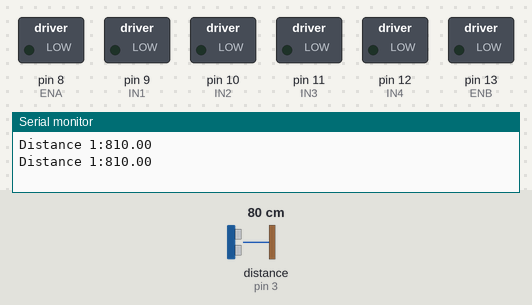
The sketch below on a simulated Arduino Uno, built with avr-gcc and run on an emulated ATmega328P. Parts: switched loads named in the sketch (green lamp = pin HIGH), the last lines printed to the serial monitor. The test bench sets the inputs (shaded band); at power-on: distance to the obstacle (sensor on pin 3) 80 cm. The echo pulse lasts 58.3 µs per cm.

Above: at 1.8 s.
1.9 s: distance to the obstacle (sensor on pin 3) set to 23 cm
3.4 s: distance to the obstacle (sensor on pin 3) set to 19 cm
At 4.3 s:
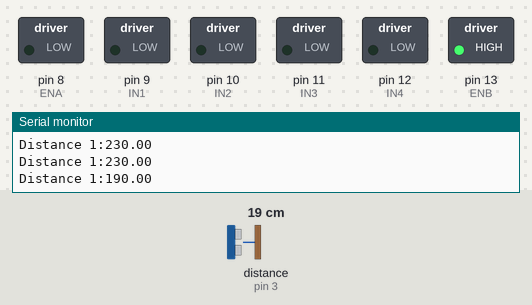
5.5 s: distance to the obstacle (sensor on pin 3) set to 35 cm
At 7.2 s:
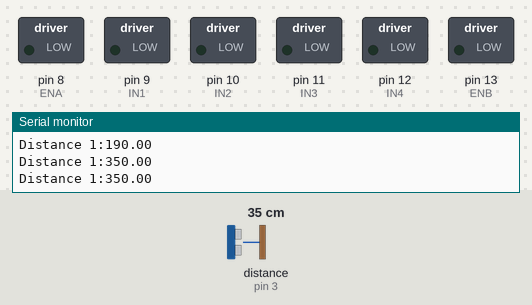
7.5 s: distance to the obstacle (sensor on pin 3) set to 2 cm
At 9.0 s:
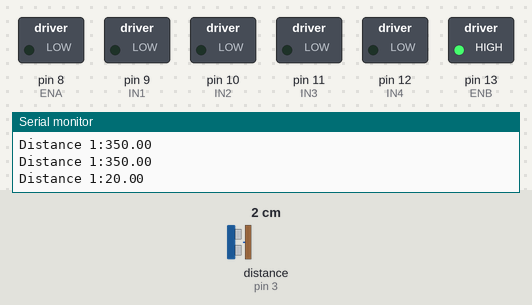
Timing chart, 0 to 10.5 s (numbered marks = the images above; inputs shaded):
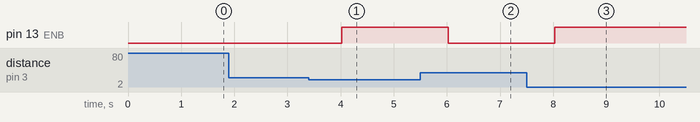

The sketch:

Distance_LED.ino
```cpp
////////////////////////// sonar ////////////////////////
#include <NewPing.h>

#define SONAR_NUM 3      // Number of sensors.
#define MAX_DISTANCE 150 // Maximum distance (in cm) to ping.

#define Front 0
#define Left  1
#define Right 2

#define TRIG1 2  // 초음파 센서 1번 Trig 핀 번호
#define ECHO1 3  // 초음파 센서 1번 Echo 핀 번호

#define TRIG2 4  // 초음파 센서 2번 Trig 핀 번호
#define ECHO2 5  // 초음파 센서 2번 Echo 핀 번호

#define TRIG3 6  // 초음파 센서 3번 Trig 핀 번호
#define ECHO3 7  // 초음파 센서 3번 Echo 핀 번호

NewPing sonar[SONAR_NUM] = {   // Sensor object array.
  NewPing(TRIG1, ECHO1, MAX_DISTANCE), // Each sensor's trigger pin, echo pin, and max distance to ping.
  NewPing(TRIG2, ECHO2, MAX_DISTANCE),
  NewPing(TRIG3, ECHO3, MAX_DISTANCE)
};

///////////////////////// L298N //////////////////////////
#define ENA 8
#define IN1 9
#define IN2 10
#define IN3 11
#define IN4 12
#define ENB 13


void setup()
{
  //put your setup code here, to run once:
  /*
    pinMode(TRIG1, OUTPUT);
    pinMode(ECHO1, INPUT);
    pinMode(TRIG2, OUTPUT);
    pinMode(ECHO2, INPUT);
    pinMode(TRIG3, OUTPUT);
    pinMode(ECHO3, INPUT);
  */
  pinMode(ENA, OUTPUT);
  pinMode(IN1, OUTPUT);
  pinMode(IN2, OUTPUT);

  pinMode(IN3, OUTPUT);
  pinMode(IN4, OUTPUT);
  pinMode(ENB, OUTPUT);

  pinMode(LED_BUILTIN, OUTPUT);


  Serial.begin(115200); // 통신속도를 115200으로 정의함
}

long sonar_front(void)  //초음파 센서 1번 측정 함수
{
  long duration1, distance1;
  digitalWrite(TRIG1, HIGH);
  delayMicroseconds(10);
  digitalWrite(TRIG1, LOW);
  duration1 = pulseIn(ECHO1, HIGH);
  distance1 = ( (float) (340 * duration1) / 1000) / 2;
  return distance1;
}


void loop()
{
  //put your main code here, to run repeatedly:
  float front_sonar   = 0.0;


  front_sonar = sonar[Front].ping_cm() * 10;
  if (front_sonar == 0.0) front_sonar = MAX_DISTANCE;
  Serial.print("Distance 1:");
  Serial.println(front_sonar);

  if ((front_sonar > 0) && (front_sonar <= 200.0 ))
  {
    digitalWrite(LED_BUILTIN, HIGH);   // turn the LED on (HIGH is the voltage level)
    delay(1000);   // wait for a second
  }
  else
  {
    digitalWrite(LED_BUILTIN, LOW);    // turn the LED off by making the voltage LOW
    delay(1000);                       // wait for a second
  }
}
```

Measured:
- the behaviour switches between 21 and 20 cm on distance to the obstacle (sensor on pin 3) (found by bisection; images 0 and 1)
- after the input at 3.4 s, pin 13 (ENB): LOW → HIGH after 0.62 s
- after the input at 5.5 s, pin 13 (ENB): HIGH → LOW after 0.53 s
- after the input at 7.5 s, pin 13 (ENB): LOW → HIGH after 0.53 s
